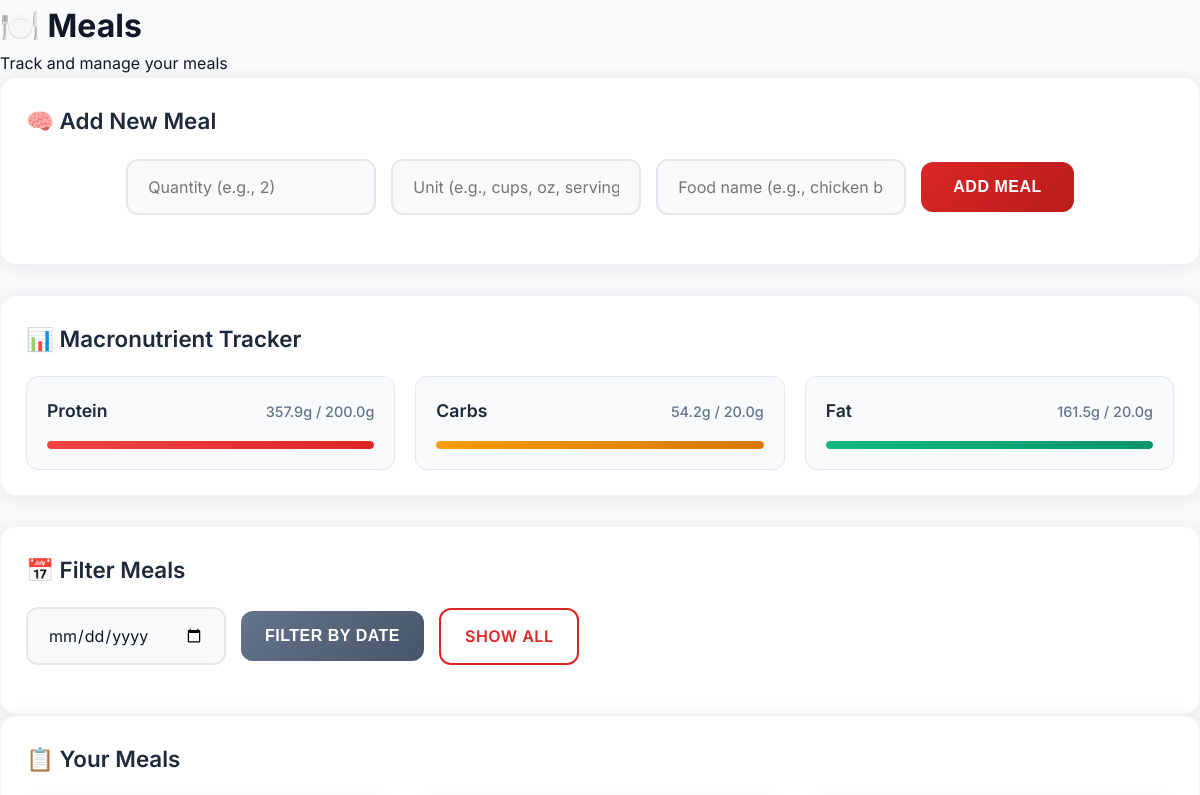
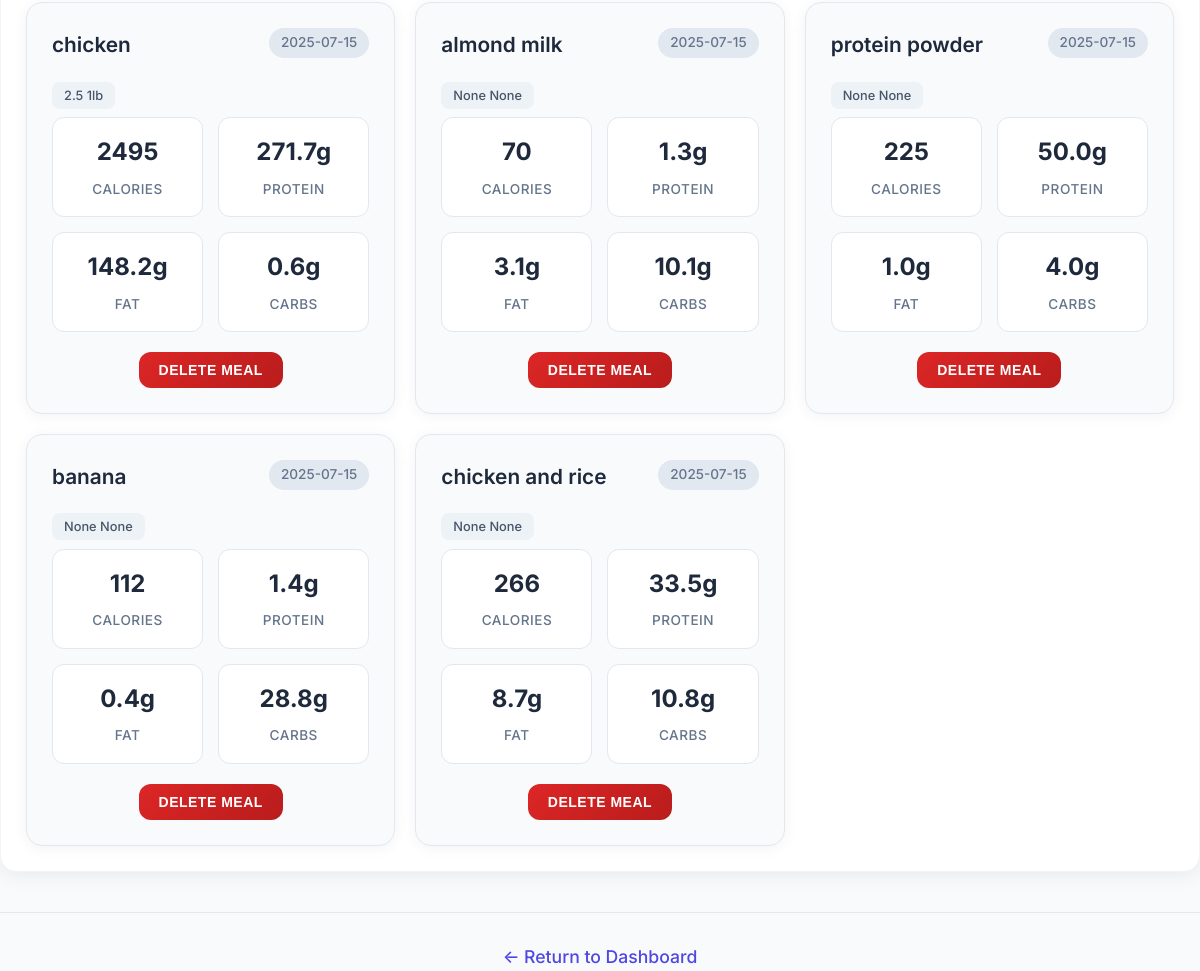
The page /meals (signed in) on the database its author committed (2 pictures, top to bottom).
### tables this page shows
CREATE TABLE goals (
            id INTEGER PRIMARY KEY AUTOINCREMENT,
            user_id INTEGER,
            weight_goal REAL,
            calorie_goal INTEGER, protein_goal REAL, carbs_goal REAL, fat_goal REAL,
            FOREIGN KEY (user_id) REFERENCES users(id)
        );

CREATE TABLE meals (
            id INTEGER PRIMARY KEY AUTOINCREMENT,
            user_id INTEGER,
            meal_name TEXT,
            calories REAL,
            protein REAL,
            fat REAL,
            carbs REAL,
            date TEXT, quantity REAL, unit TEXT, meal_session_id TEXT,
            FOREIGN KEY (user_id) REFERENCES users(id)
        );

### cedhealth_app.py (the view, shortened to what this page needs)
@app.route('/meals', methods=['GET', 'POST'])
def meals():
    if 'user_id' not in session:
        return redirect(url_for('login'))
    nutrition_data = None
    error_message = None
    date_filter = request.args.get('date')
    user_id = session['user_id']
    conn = sqlite3.connect('cedhealth.db')
    c = conn.cursor()
    if date_filter:
        c.execute('SELECT * FROM meals WHERE user_id = ? AND date = ?',
                  (user_id, date_filter))
    else:
        c.execute('SELECT * FROM meals WHERE user_id = ?', (user_id, ))
    meals_by_user = c.fetchall()
    if date_filter:
        c.execute('SELECT SUM(protein), SUM(carbs), SUM(fat) FROM meals WHERE user_id = ? AND date = ?',
                  (user_id, date_filter))
    else:
        c.execute('SELECT SUM(protein), SUM(carbs), SUM(fat) FROM meals WHERE user_id = ?', (user_id, ))
    macro_totals = c.fetchone()
    c.execute('SELECT protein_goal, carbs_goal, fat_goal FROM goals WHERE user_id = ?', (user_id,))
    macro_goals = c.fetchone()
    conn.close()
    return render_template('meals.html',
                           meals=meals_by_user,
                           selected_date=date_filter,
                           nutrition_data=nutrition_data,
                           error_message=error_message,
                           macro_totals=macro_totals,
                           macro_goals=macro_goals)

### templates/meals.html (shortened to what this page needs)
<!DOCTYPE html>
<html lang="en">
<head>
    <link rel="stylesheet" href="/static/style.css">
</head>
<body>
    <div class="container">
        <div class="header">
            <h1>🍽️ Meals</h1>
            <p>Track and manage your meals</p>
        </div>
        <div class="content">
            <div class="add-meal-section">
                <div class="section-card">
                    <h2>🧠 Add New Meal</h2>
                    <form method="POST" action="{{ url_for('meals') }}">
                        <div class="form-group">
                            <div class="input-wrapper">
                                <input type="number" name="quantity" placeholder="Quantity (e.g., 2)" step="0.1" min="0.1" required>
                            </div>
                            <div class="input-wrapper">
                                <input type="text" name="unit" placeholder="Unit (e.g., cups, oz, serving)" required>
                            </div>
                            <div class="input-wrapper">
                                <input type="text" name="food_name" placeholder="Food name (e.g., chicken breast)" required>
                            </div>
                            <button type="submit" name="action" value="add_meal" class="btn">Add Meal</button>
                        </div>
                    </form>
                </div>
            </div>
            <div class="macro-tracker-section">
                <div class="section-card">
                    <h2>📊 Macronutrient Tracker {% if selected_date %}for {{ selected_date }}{% endif %}</h2>
                    <div class="macro-grid">
                        <div class="macro-item">
                            <div class="macro-header">
                                <span class="macro-label">Protein</span>
                                <span class="macro-progress">
                                    {{ "%.1f"|format(macro_totals[0] or 0) }}g / {{ "%.1f"|format(macro_goals[0] or 0) }}g
                                </span>
                            </div>
                            <div class="progress-bar">
                                <div class="progress-fill protein-fill" style="width: {{ ((macro_totals[0] or 0) / (macro_goals[0] or 1) * 100) if macro_goals and macro_goals[0] else 0 }}%"></div>
                            </div>
                        </div>
                        <div class="macro-item">
                            <div class="macro-header">
                                <span class="macro-label">Carbs</span>
                                <span class="macro-progress">
                                    {{ "%.1f"|format(macro_totals[1] or 0) }}g / {{ "%.1f"|format(macro_goals[1] or 0) }}g
                                </span>
                            </div>
                            <div class="progress-bar">
                                <div class="progress-fill carbs-fill" style="width: {{ ((macro_totals[1] or 0) / (macro_goals[1] or 1) * 100) if macro_goals and macro_goals[1] else 0 }}%"></div>
                            </div>
                        </div>
                        <div class="macro-item">
                            <div class="macro-header">
                                <span class="macro-label">Fat</span>
                                <span class="macro-progress">
                                    {{ "%.1f"|format(macro_totals[2] or 0) }}g / {{ "%.1f"|format(macro_goals[2] or 0) }}g
                                </span>
                            </div>
                            <div class="progress-bar">
                                <div class="progress-fill fat-fill" style="width: {{ ((macro_totals[2] or 0) / (macro_goals[2] or 1) * 100) if macro_goals and macro_goals[2] else 0 }}%"></div>
                            </div>
                        </div>
                    </div>
                </div>
            </div>
                <div class="section-card">
                    <h2>📅 Filter Meals</h2>
                    <form method="GET" class="filter-form">
                        <div class="form-group">
                            <div class="input-wrapper">
                                <input type="date" id="date" name="date" value="{{ selected_date or '' }}">
                            </div>
                            <button type="submit" class="btn btn-secondary">Filter by Date</button>
                            <a href="{{ url_for('meals') }}" class="btn btn-outline">Show All</a>
                        </div>
                    </form>
                </div>
            </div>
            <div class="meals-section">
                <div class="section-card">
                    <h2>📋 Your Meals {% if selected_date %}for {{ selected_date }}{% endif %}</h2>
                    {% if meals %}
                        <div class="meals-grid">
                            {% for meal in meals %}
                                <div class="meal-card">
                                    <div class="meal-header">
                                        <h3>{{ meal[2] }}</h3>
                                        <span class="meal-date">{{ meal[7] }}</span>
                                    </div>
                                    <div class="meal-measurement">
                                        <span class="measurement-badge">{{ meal[8] }} {{ meal[9] }}</span>
                                    </div>
                                    <div class="meal-nutrition">
                                        <div class="nutrition-item">
                                            <span class="value">{{ "%.0f"|format(meal[3]) }}</span>
                                            <span class="label">Calories</span>
                                        </div>
                                        <div class="nutrition-item">
                                            <span class="value">{{ "%.1f"|format(meal[4]) }}g</span>
                                            <span class="label">Protein</span>
                                        </div>
                                        <div class="nutrition-item">
                                            <span class="value">{{ "%.1f"|format(meal[5]) }}g</span>
                                            <span class="label">Fat</span>
                                        </div>
                                        <div class="nutrition-item">
                                            <span class="value">{{ "%.1f"|format(meal[6]) }}g</span>
                                            <span class="label">Carbs</span>
                                        </div>
                                    </div>
                                    <form method="POST" action="{{ url_for('delete_meal', meal_id=meal[0]) }}" class="delete-form">
                                        <button type="submit" class="btn btn-danger" onclick="return confirm('Delete this meal?')">
                                            Delete Meal
                                        </button>
                                    </form>
                                </div>
                            {% endfor %}
                        </div>
                    {% else %}
                        <div class="empty-state">
                            <div class="empty-icon">🍽️</div>
                            <h3>No meals found</h3>
                            <p>{% if selected_date %}No meals logged for {{ selected_date }}{% else %}You haven't logged any meals yet{% endif %}</p>
                        </div>
                    {% endif %}
                </div>
            </div>
            <div class="back-link">
                <a href="/dashboard">← Return to Dashboard</a>
            </div>
        </div>
</body>
</html>

### static/style.css (style rules this page uses)
* { margin: 0; padding: 0; box-sizing: border-box; }
:root { --primary-color: #3b82f6; --primary-dark: #1d4ed8; --secondary-color: #10b981; --accent-color: #8b5cf6; --warning-color: #f59e0b; --error-color: #ef4444; --success-color: #10b981; --gray-50: #f9fafb; --gray-100: #f3f4f6; --gray-200: #e5e7eb; --gray-300: #d1d5db; --gray-400: #9ca3af; --gray-500: #6b7280; --gray-600: #4b5563; --gray-700: #374151; --gray-800: #1f2937; --gray-900: #111827; --bg-primary: #ffffff; --bg-secondary: var(--gray-50); --bg-tertiary: var(--gray-100); --text-primary: var(--gray-900); --text-secondary: var(--gray-600); --text-tertiary: var(--gray-500); --shadow-sm: 0 1px 2px 0 rgba(0, 0, 0, 0.05); --shadow-md: 0 4px 6px -1px rgba(0, 0, 0, 0.1), 0 2px 4px -1px rgba(0, 0, 0, 0.06); --shadow-lg: 0 10px 15px -3px rgba(0, 0, 0, 0.1), 0 4px 6px -2px rgba(0, 0, 0, 0.05); --shadow-xl: 0 20px 25px -5px rgba(0, 0, 0, 0.1), 0 10px 10px -5px rgba(0, 0, 0, 0.04); --radius-sm: 0.375rem; --radius-md: 0.5rem; --radius-lg: 0.75rem; --radius-xl: 1rem; --space-xs: 0.5rem; --space-sm: 0.75rem; --space-md: 1rem; --space-lg: 1.5rem; --space-xl: 2rem; --space-2xl: 3rem; }
body { font-family: 'Inter', -apple-system, BlinkMacSystemFont, 'Segoe UI', Roboto, sans-serif; line-height: 1.6; color: var(--text-primary); background-color: var(--bg-secondary); min-height: 100vh; }
.macro-item { text-align: center; }
.progress-bar { transition: stroke-dashoffset 1.5s ease-in-out; }
.btn { display: inline-flex; align-items: center; justify-content: center; padding: var(--space-sm) var(--space-lg); font-size: 0.875rem; font-weight: 500; text-decoration: none; border: none; border-radius: var(--radius-md); cursor: pointer; transition: all 0.2s ease; white-space: nowrap; }
.btn-outline { background-color: transparent; color: var(--text-secondary); border: 1px solid var(--gray-300); }
.btn-secondary { background-color: var(--gray-100); color: var(--text-primary); }
.btn-danger { background-color: var(--error-color); color: white; }
.form-group { margin-bottom: var(--space-lg); }
input[type="text"], input[type="email"], input[type="password"], input[type="number"], input[type="date"], select, textarea { width: 100%; padding: var(--space-sm) var(--space-md); font-size: 0.875rem; border: 1px solid var(--gray-300); border-radius: var(--radius-md); background: var(--bg-primary); color: var(--text-primary); transition: all 0.2s ease; font-family: inherit; }
a { color: var(--primary-color); text-decoration: none; transition: color 0.2s ease; }

### rows shown on the page
goals: protein_goal "200.0", carbs_goal "20.0", fat_goal "20.0"
meals: meal_name "chicken", date "2025-07-15", quantity "2.5", unit "1lb", calories "2495", protein "271.7", fat "148.2", carbs "0.6"
meals: meal_name "almond milk", date "2025-07-15", meal "None", calories "70", protein "1.3", fat "3.1", carbs "10.1"
meals: meal_name "protein powder", date "2025-07-15", meal "None", calories "225", protein "50.0", fat "1.0", carbs "4.0"
meals: meal_name "banana", date "2025-07-15", meal "None", calories "112", protein "1.4", fat "0.4", carbs "28.8"
meals: meal_name "chicken and rice", date "2025-07-15", meal "None", calories "266", protein "33.5", fat "8.7", carbs "10.8"

### other values the page prints
{{ "%.1f"|format(macro_totals[0] or 0) }} "357.9"
{{ "%.1f"|format(macro_totals[1] or 0) }} "54.2"
{{ "%.1f"|format(macro_totals[2] or 0) }} "161.5"
